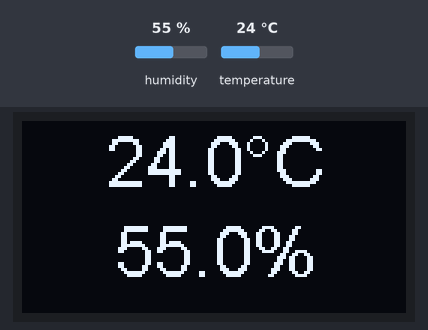
Recording of a sketch running on a simulated ESP8266 (NodeMCU). Shown: 128×64 one-colour display. The inputs (shaded band) are chosen by the test bench; at power-on: humidity 55 %, temperature 24 °C. What the sketch prints to the serial monitor is not drawn.

Above: at 6.8 s.
6.9 s: humidity set to 22 %
At 11.0 s:
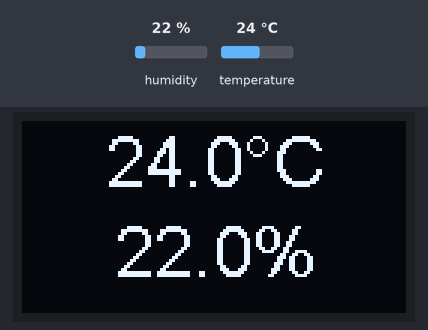
13.5 s: temperature set to 12 °C
At 15.3 s:
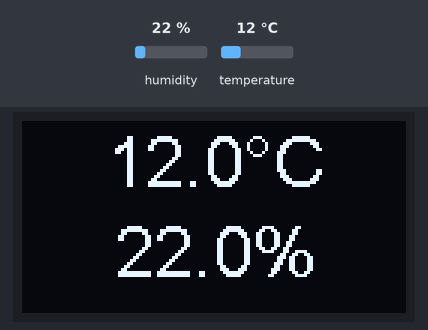
18.9 s: humidity set to 40 %
At 22.6 s:
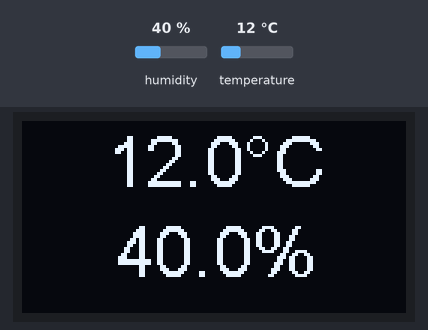
25.5 s: temperature set to 19 °C
At 26.8 s:
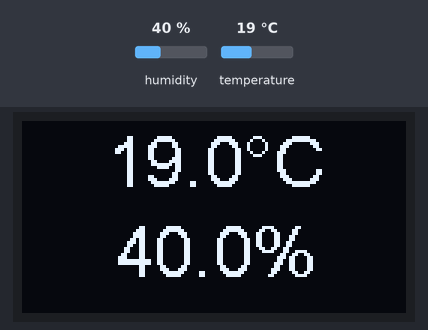
Timing chart, 0 to 28.5 s (numbered marks = the images above; inputs shaded):
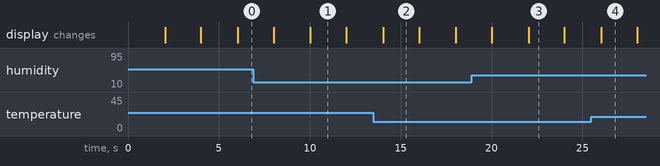

Measured:
- after the input at 6.9 s, the display: first differs from a run without the input after 3.1 s (image 1)
- after the input at 13.5 s, the display: changes after 0.54 s (image 2)
- after the input at 18.9 s, the display: first differs from a run without the input after 3.1 s (image 3)
- after the input at 25.5 s, the display: changes after 0.54 s (image 4)
- what the display in image 1 shows lasts 2.0 s, from 10.0 s to 12.0 s

The sketch:

dht_esp.ino
```cpp
#include <SSD1306Wire.h>
#include <Wire.h>
#include <DHT.h>

#define DHTPIN D3       // Chân kết nối cảm biến DHT11 với ESP8266
#define DHTTYPE DHT11   // Loại cảm biến DHT (DHT11 hoặc DHT22)

DHT dht(DHTPIN, DHTTYPE);
SSD1306Wire display(0x3C, D2, D1);  // Địa chỉ I2C của màn hình OLED và chân kết nối SDA, SCL

unsigned long previousMillis = 0;
const long interval = 2000;  // Thời gian hiển thị nhiệt độ và độ ẩm

bool displayTemperatureHumidity = true;  // Biến để chuyển đổi giữa hiển thị nhiệt độ và độ ẩm và hiển thị "Phi Hung Projects"

void setup() {
  Serial.begin(57600);
  dht.begin();
  display.init();
  display.flipScreenVertically();
}

void drawStar() {
  // Vẽ một ngôi sao đơn giản
  display.drawLine(62, 25, 67, 35);
  display.drawLine(67, 35, 72, 25);
  display.drawLine(72, 25, 62, 30);
  display.drawLine(62, 30, 72, 30);
  display.drawLine(72, 30, 62, 25);
}

void loop() {
  unsigned long currentMillis = millis();

  if (currentMillis - previousMillis >= interval) {
    // Lưu thời điểm hiện tại
    previousMillis = currentMillis;

    if (displayTemperatureHumidity) {
      // Hiển thị nhiệt độ và độ ẩm
      float humidity = dht.readHumidity();
      float temperature = dht.readTemperature();

      if (isnan(humidity) || isnan(temperature)) {
        Serial.println("Lỗi đọc dữ liệu từ cảm biến DHT!");
        return;
      }

      // In giá trị nhiệt độ và độ ẩm lên Serial Monitor
      Serial.print("Nhiệt độ: ");
      Serial.print(temperature, 1);
      Serial.print("°C\t");

      Serial.print("Độ ẩm: ");
      Serial.print(humidity, 1);
      Serial.println("%");

      // Hiển thị lên màn hình OLED
      display.clear();
      display.setTextAlignment(TEXT_ALIGN_CENTER);

      display.setFont(ArialMT_Plain_24);
      display.drawString(64, 0, String(temperature, 1) + "°C");
      display.drawString(64, 30, String(humidity, 1) + "%");

      display.display();
    } else {
      // Hiển thị "Phi Hung Projects"
      display.clear();
      display.setTextAlignment(TEXT_ALIGN_CENTER);

      display.setFont(ArialMT_Plain_16);
      display.drawString(64, 15, "Tra Meo");
      display.drawString(64, 30, "An cut");

      display.display();
    }

    // Chuyển đổi giữa hai chế độ hiển thị
    displayTemperatureHumidity = !displayTemperatureHumidity;
  }
}
```
